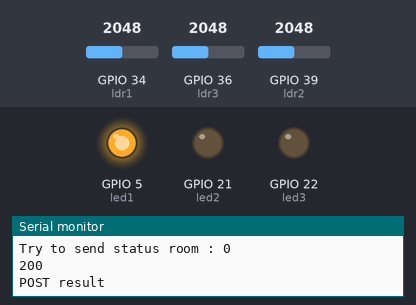
A sketch run on a simulated ESP32. On the bench: output pins drawn as LEDs (lit = HIGH), the last lines printed to the serial monitor. The inputs (shaded band) are chosen by the test bench; at power-on: GPIO 34 (ldr1) = 2048, GPIO 36 (ldr3) = 2048, GPIO 39 (ldr2) = 2048. WiFi joins after 1.5 s; servers stay silent unless stated; uploads are accepted with an empty reply.

Above: at 3.2 s.
3.3 s: GPIO 34 (ldr1) set to 1451
4.8 s: GPIO 34 (ldr1) set to 1339
At 5.7 s:
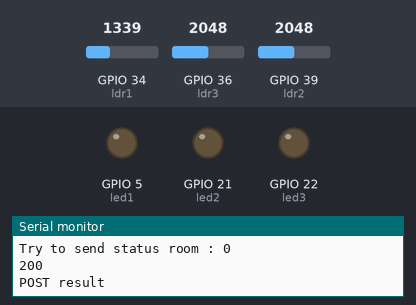
6.3 s: GPIO 36 (ldr3) set to 1429
7.8 s: GPIO 36 (ldr3) set to 1370
At 8.8 s:
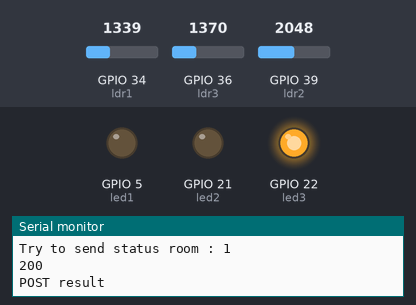
9.3 s: GPIO 39 (ldr2) set to 755
10.8 s: GPIO 39 (ldr2) set to 642
At 12.0 s:
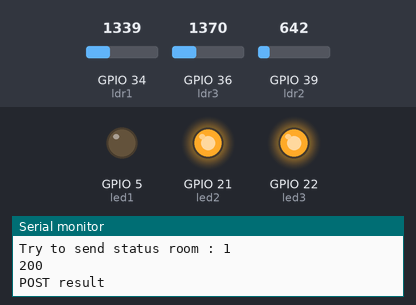
Timing chart, 0 to 13.3 s (numbered marks = the images above; inputs shaded):
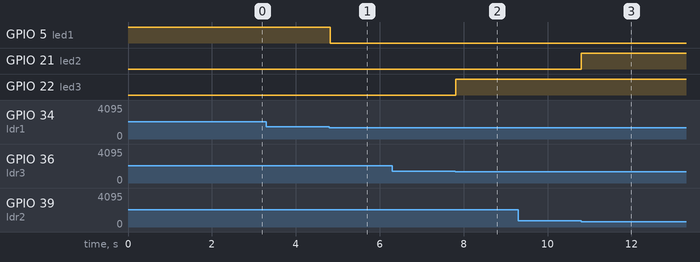

Measured:
- the behaviour switches between 1401 and 1400 on GPIO 34 (ldr1) (found by bisection; images 0 and 1)
- the behaviour switches between 1401 and 1400 on GPIO 36 (ldr3) (found by bisection; images 1 and 2)
- the behaviour switches between 701 and 700 on GPIO 39 (ldr2) (found by bisection; images 2 and 3)
- after the input at 4.8 s, GPIO 5 (led1): HIGH → LOW at once
- after the input at 7.8 s, GPIO 22 (led3): LOW → HIGH at once
- after the input at 10.8 s, GPIO 21 (led2): LOW → HIGH at once

The sketch:

mini_project.ino
```cpp
#include <WiFi.h>
#include <HTTPClient.h>
#include <ArduinoJson.h>

const char* ssid = "khem 2G";
const char* password = "ACJFnpk***2063EG";
const char* url_post = "https://ecourse.cpe.ku.ac.th/exceed15/api/bathroom/update";

int led1 = 5;//1st room
int led2 = 21;//2nd room
int led3 = 22;//3rd room

int ldr1 = 34;
int ldr2 = 39;
int ldr3 = 36;

char str[50];
int st1;
int st2;
int st3;
int st[]={st1,st2,st3};

const int _size = 2*JSON_OBJECT_SIZE(4);

StaticJsonDocument<_size> JSONPost;

void WiFi_Connect(){
  WiFi.disconnect();
  WiFi.begin(ssid,password);
  while(WiFi.status()!=WL_CONNECTED){
    delay(1000);
    Serial.println("Connecting to WiFi...");
  }

  Serial.println("Connected to the WiFi network");
  Serial.print("IP Address : ");
  Serial.println(WiFi.localIP());
}

void _post(){
  if(WiFi.status() == WL_CONNECTED){
    for(int i=0;i<3;i++){
      HTTPClient http;

      http.begin(url_post);
      http.addHeader("Content-Type", "application/json");

      JSONPost["number"] = i+1;
      JSONPost["available"] = st[i];

      serializeJson(JSONPost, str);
      int httpCode = http.POST(str);
      Serial.printf("\nTry to send status room : %d\n",st[i]);

      if(httpCode == HTTP_CODE_OK){
        String payload = http.getString();
        Serial.println(httpCode);
        Serial.println("POST result");
        Serial.println(payload);
      } else{
        Serial.println(httpCode);
        Serial.println("ERROR on HTTP Request");
      }
    }
  }else{
    WiFi_Connect();
  }
  delay(10);
}

void setup() {
  xTaskCreatePinnedToCore(TaskA, "Task A", 1024, NULL, 1, NULL, 1);
  pinMode(ldr1, INPUT);
  pinMode(ldr2, INPUT);
  pinMode(ldr3, INPUT);

  pinMode(led1, OUTPUT);
  pinMode(led2, OUTPUT);
  pinMode(led3, OUTPUT);

  digitalWrite(led1, HIGH);
  digitalWrite(led2, LOW);
  digitalWrite(led3, LOW);
  Serial.begin(9600);
  WiFi_Connect();
}

void TaskA(void *parameter){
  while(1){
    if(analogRead(ldr1)>1400){
      digitalWrite(led1, HIGH);//not empty
      st[0]=0;
    }else{
      digitalWrite(led1, LOW);//empty
      st[0]=1;
    }
    if(analogRead(ldr2)>700){
      digitalWrite(led2, LOW);//not empty
      st[1]=0;
    }else{
      digitalWrite(led2, HIGH);//empty
      st[1]=1;
    }
    if(analogRead(ldr3)>1400){
      digitalWrite(led3, LOW);//not empty
      st[2]=0;
    }else{
      digitalWrite(led3, HIGH);//empty
      st[2]=1;
    }
    delay(10);
    vTaskDelay(10/portTICK_PERIOD_MS);
  }
}

void loop() {
  _post();
  delay(1000);
}
```
